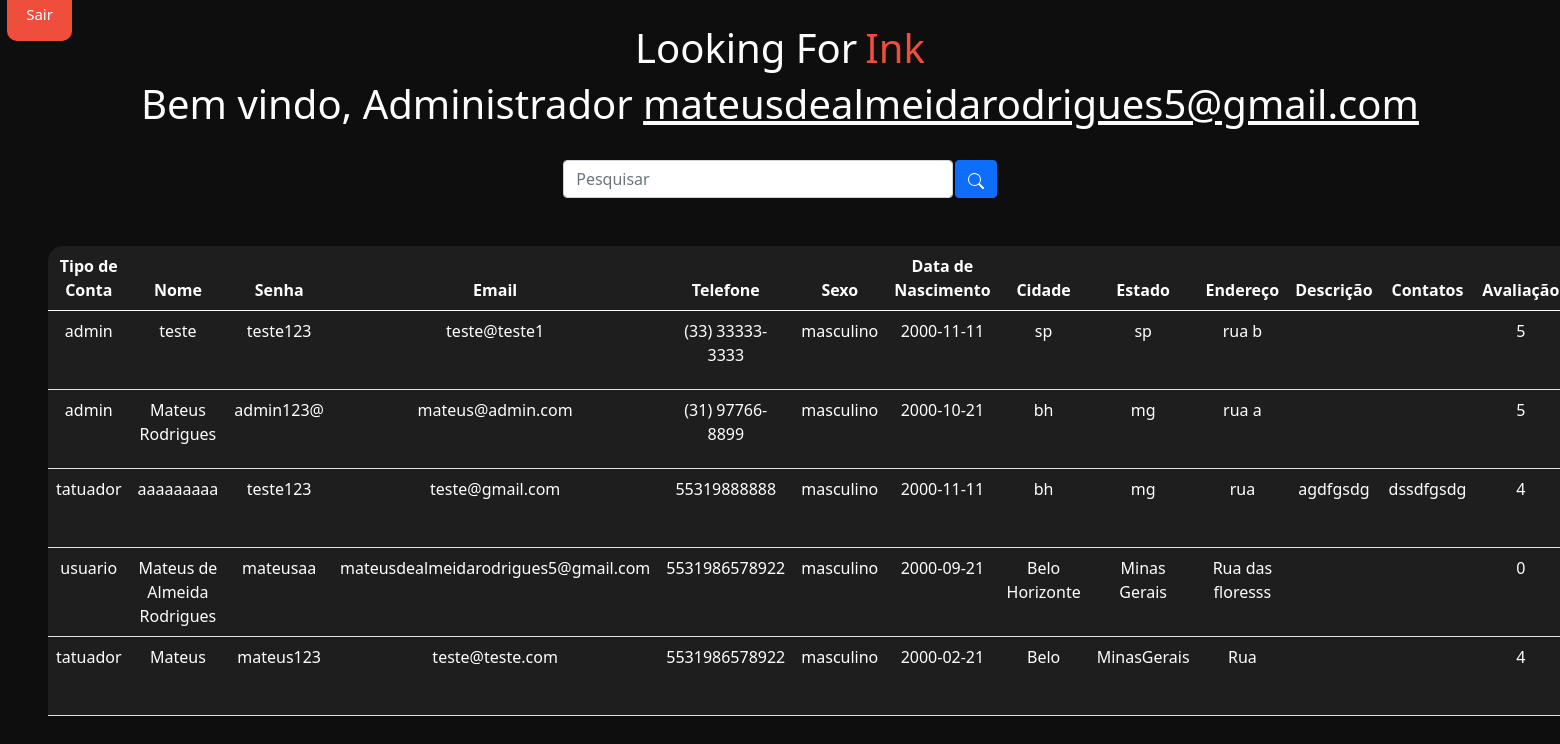
Screenshot of /sistema_admin.php (signed in) with the database file from the repository.
### tables this page shows
CREATE TABLE IF NOT EXISTS `usuarios` (
  `id` int(11) NOT NULL AUTO_INCREMENT,
  `tipodeconta` varchar(15) NOT NULL,
  `nome` varchar(45) NOT NULL,
  `senha` varchar(45) NOT NULL,
  `email` varchar(110) NOT NULL,
  `telefone` varchar(15) NOT NULL,
  `sexo` varchar(15) NOT NULL,
  `data_nasc` date NOT NULL,
  `cidade` varchar(45) NOT NULL,
  `estado` varchar(45) NOT NULL,
  `endereco` varchar(45) NOT NULL,
  `descricao` varchar(3000) NOT NULL,
  `contatos` varchar(1000) NOT NULL,
  `avaliacao` int(1) NOT NULL,
  PRIMARY KEY (`id`)
);

### sistema_admin.php (the view, shortened to what this page needs)
<?php
    include_once('config.php');
    $logado = $_SESSION['email'];
    if(!empty($_GET['search']))
    {
        $data = $_GET['search'];
        $sql = "SELECT * FROM usuarios WHERE id LIKE '%$data%' or nome LIKE '%$data%' or email LIKE '%$data%' ORDER BY id DESC";
    }
    else
    {
        $sql = "SELECT * FROM usuarios ORDER BY id DESC";
    }
    $result = $conexao->query($sql);
?>
<!DOCTYPE html>
<html lang="en">
<head>
    <link href="https://cdn.jsdelivr.net/npm/bootstrap@5.0.2/dist/css/bootstrap.min.css" rel="stylesheet">
</head>
<body>
    <a class="btnsair" href="sair.php">Sair</a><br>
    <h1 class="titulo">Looking For<h1 id="red">Ink</h1></h1>
    <br>
    <?php
        echo "<h1>Bem vindo, Administrador <u>$logado</u></h1>";
    ?>
    <br>
    <div class="box-search">
        <input type="search" class="form-control w-25" placeholder="Pesquisar" id="pesquisar">
        <button onclick="searchData()" class="btn btn-primary">
        </button>
    </div>
    <div class="m-5">
        <table class="table text-white table-bg">
            <thead>
                <tr>
                <th scope="col">Tipo de Conta</th>
                    <th scope="col">Nome</th>
                    <th scope="col">Senha</th>
                    <th scope="col">Email</th>
                    <th scope="col">Telefone</th>
                    <th scope="col">Sexo</th>
                    <th scope="col">Data de Nascimento</th>
                    <th scope="col">Cidade</th>
                    <th scope="col">Estado</th>
                    <th scope="col">Endereço</th>
                    <th scope="col">Descrição</th>
                    <th scope="col">Contatos</th>
                    <th scope="col">Avaliação</th>
                </tr>
            </thead>
            <tbody>
                <?php
                    while($user_data = mysqli_fetch_assoc($result)) {
                        echo "<tr>";
                        echo "<td>".$user_data['tipodeconta']."</td>";
                        echo "<td>".$user_data['nome']."</td>";
                        echo "<td>".$user_data['senha']."</td>";
                        echo "<td>".$user_data['email']."</td>";
                        echo "<td>".$user_data['telefone']."</td>";
                        echo "<td>".$user_data['sexo']."</td>";
                        echo "<td>".$user_data['data_nasc']."</td>";
                        echo "<td>".$user_data['cidade']."</td>";
                        echo "<td>".$user_data['estado']."</td>";
                        echo "<td>".$user_data['endereco']."</td>";
                        echo "<td>".$user_data['descricao']."</td>";
                        echo "<td>".$user_data['contatos']."</td>";
                        echo "<td>".$user_data['avaliacao']."</td>";
                        echo "</tr>";
                    }
                    ?>
            </tbody>
        </table>
    </div>
</body>
</html>

### sistema_admin.php (style rules this page uses)
body { background: #0e0e0e; color: white; text-align: center; }
.table-bg { background: rgba(0, 0, 0, 0.3); border-radius: 15px 15px 0 0; }
.box-search { display: flex; justify-content: center; gap: .1%; }
.titulo { display: inline-block; }
#red { padding-left: 8px; color: #f04e3c; }
#red { display: inline-block; padding-left: 8px; color: #f04e3c; }
.btnsair { position: fixed; left: 7px; top: -12px; background-color: #f04e3c; border: none; padding: 15px; width: 65px; border-radius: 10px; color: white; font-size: 15px; transition: 0.5s; text-decoration: none; }
.table-bg { background-color: #1e1e1e; }

### rows the page displays
usuarios: tipodeconta "admin", nome "teste", senha "teste123", email "teste@teste1", telefone "(33) 33333-3333", sexo "masculino", data_nasc "2000-11-11", cidade "sp", estado "sp", endereco "rua b", avaliacao "5"
usuarios: tipodeconta "admin", nome "Mateus Rodrigues", senha "admin123@", email "mateus@admin.com", telefone "(31) 97766-8899", sexo "masculino", data_nasc "2000-10-21", cidade "bh", estado "mg", endereco "rua a", avaliacao "5"
usuarios: tipodeconta "tatuador", nome "aaaaaaaaa", senha "teste123", email "teste@gmail.com", telefone "55319888888", sexo "masculino", data_nasc "2000-11-11", cidade "bh", estado "mg", endereco "rua", descricao "agdfgsdg", contatos "dssdfgsdg", avaliacao "4"
usuarios: tipodeconta "usuario", nome "Mateus de Almeida Rodrigues", senha "mateusaa", email "mateusdealmeidarodrigues5@gmail.com", telefone "5531986578922", sexo "masculino", data_nasc "2000-09-21", cidade "Belo Horizonte", estado "Minas Gerais", endereco "Rua das floresss", avaliacao "0"
usuarios: tipodeconta "tatuador", nome "Mateus", senha "mateus123", email "teste@teste.com", telefone "5531986578922", sexo "masculino", data_nasc "2000-02-21", cidade "Belo", estado "MinasGerais", endereco "Rua", avaliacao "4"

### other values shown
$logado "mateusdealmeidarodrigues5@gmail.com"
